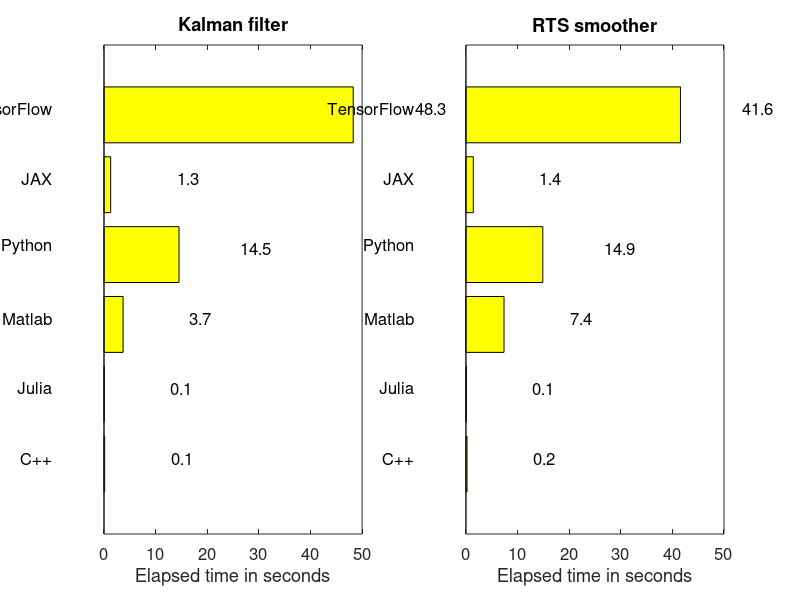

Write the MATLAB code that produced this figure.



%names = {'C++','Java','Julia','Matlab','Octave','Python'};
%f_times = [0.256905 1.699 4.287048136 13.968916 60.6021 123.842566967];
%s_times = [0.490346 1.543 4.710070576 21.610301 87.7424 103.221923113];

%names = {'C++','Julia','Matlab','Python'};
%f_times = [0.157409 1.743044833 3.683195 31.48172116279602];
%s_times = [0.247047 1.862426958 7.447597 26.56629204750061];

%names = {'C++','Julia','Matlab','Python','JAX'};
%f_times = [0.127301 0.055515 3.699335 14.52953314781189 1.2923650741577148];
%s_times = [0.215421 0.118204 7.385088 14.896209001541138 1.4345130920410156];

names = {'C++','Julia','Matlab','Python','JAX','TensorFlow'};
f_times = [0.127301 0.055515 3.699335 14.52953314781189 1.2923650741577148 48.27635407447815];
s_times = [0.215421 0.118204 7.385088 14.896209001541138 1.4345130920410156 41.564396142959595];


clf;

for i=1:2
    subplot(1,2,i);
    
    x = 1:length(names);
    if i == 1
        y = f_times;
        titl = 'Kalman filter';
    else
        y = s_times;
        titl = 'RTS smoother';
    end

    h = barh(x,y) ; % create bar
    set(h,'FaceColor',[1 1 0]);
    set(gca,'FontSize',12)

    th = [];
    lbl = [];
    for i=1:numel(y), % create annotations
      % store the handles for later use
      th(i) = text(y(i)+15,x(i),sprintf('%.1f',y(i))) ;
      lbl(i) = text(-10,x(i),names{i}) ;
    end
    set(gca,'YTick',[])
    
    xlabel('Elapsed time in seconds');

    % center all annotations at once using the handles
    set(th,'horizontalalignment','center', ...
    'verticalalignment','bottom','FontSize',12) ; 

    set(lbl,'horizontalalignment','right', ...
    'verticalalignment','bottom','FontSize',12) ; 

    title(titl);
end

rel_tot = f_times + s_times;
rel_tot = rel_tot / rel_tot(2);

for i=1:length(names)
    fprintf('%-7s ',names{i});
    if i < length(names)
        fprintf('& ');
    else
        fprintf('\\\\ \n');
    end
end

for i=1:length(names)
    fprintf('%-7.1f ',rel_tot(i));
    if i < length(names)
        fprintf('& ');
    else
        fprintf('\\\\ \n');
    end
end

print -dpng -r300 times_2023;

